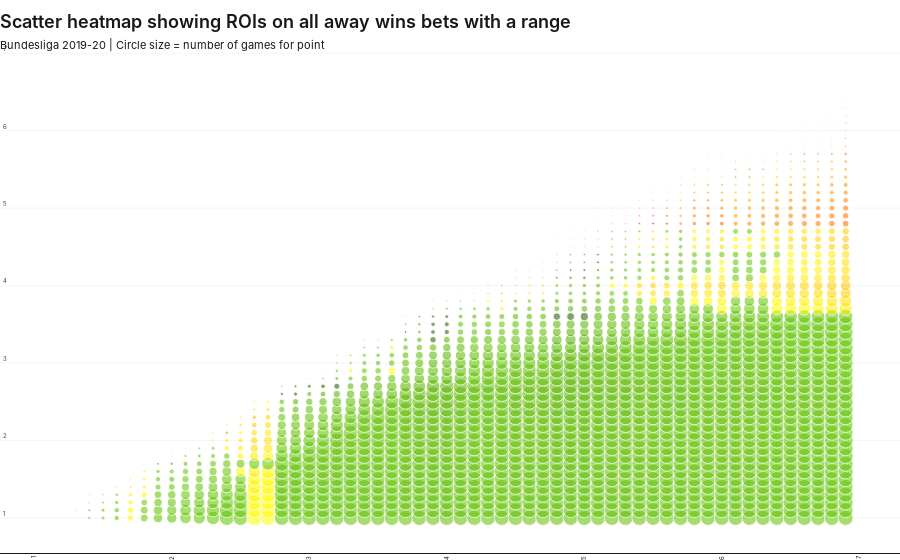

This figure's notebook cell:
### Code cell
def makeHEATMAPSCATTER(winner_type, LO, HI, skipper):

    dfHMROI, dfHMINV = getData(winner_type, LO, HI, skipper)

    ### 
    
    fig = go.Figure()
        
    for index, row in dfHMROI.iterrows():
                
        cs = [x for x in row.values]
        cs = [0.0 if pd.isnull(x) else x for x in cs] 
        cs = [f'rgba(255, {255 - (x/100) * -255}, 0, 0.8)'  if x < 0 else f'rgba({50 - ((x/dfHMROI.fillna(0).values.max()) * 50)}, {100 - ((x/dfHMROI.fillna(0).values.max()) * 100)}, 0, 0.8)' if x > (dfHMROI.fillna(0).values.max() * 0.125) else f'rgba({100 - ((x/dfHMROI.fillna(0).values.max()) * 100)}, {200 - ((x/dfHMROI.fillna(0).values.max()) * 200)}, 0, 0.8)' for x in cs]     
    
        ss = [15 if x > 90 else x/6 for x in dfHMINV.loc[index]]
        ts = [x for x in dfHMROI.loc[index]]
                        
        fig.add_trace(go.Scatter(
                x=[x for x in dfHMROI.columns], y=[index for x in dfHMROI.columns],  
                showlegend=False,
                mode='markers', marker=dict(color=cs, size=ss, symbol='circle'),
                text=ts, hovertemplate='%{text}%</span><extra></extra>'
            ))
    
    headline, subhead, xaxes_title, yaxes_title, figHeight, marginTop, showLegend = f'Scatter heatmap showing ROIs on all {winner_type.lower()}s bets with a range', 'Bundesliga 2019-20 | Circle size = number of games for point', None, None, 600, 40, True
    customChartDefaultStyling.styling(fig, headline, subhead, xaxes_title, yaxes_title, figHeight, marginTop, showLegend)

    fig.show()
        
makeHEATMAPSCATTER('Away win', 100, 700, 10)
